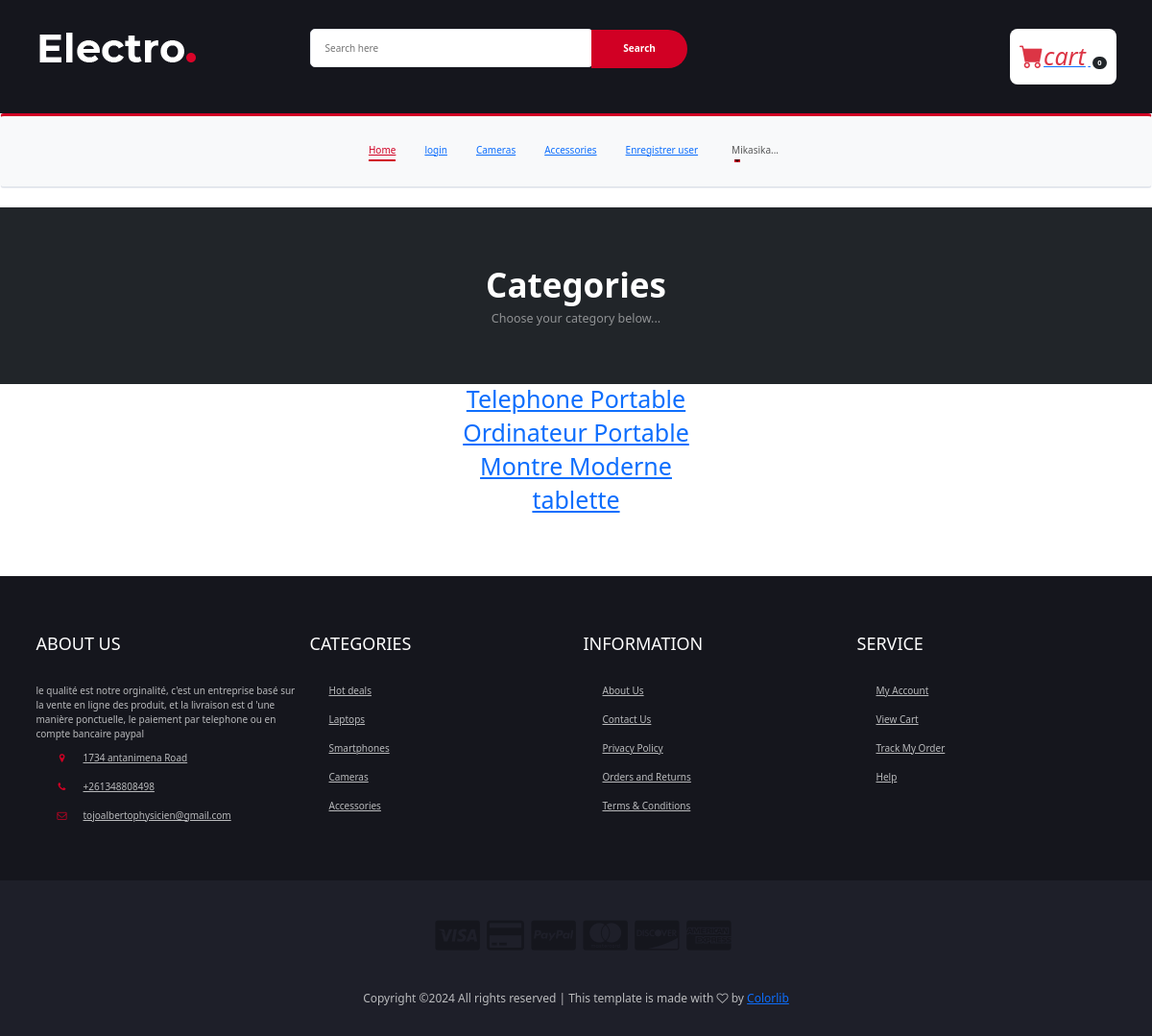
The app's page /category_summary/ with its own data.
### store/models.py (models this page shows)
class Category(models.Model):
	name=models.CharField(max_length=255)
	def  __str__(self):
		return self.name
	class Meta:
		verbose_name_plural='Categories'

### store/views.py (the view)
# urls.py: path('category_summary/',views.category_summary,name='category_summary'),
def category_summary(request):
	categories=Category.objects.all()
	return render(request,'category_summary.html',{'categories':categories})
	return redirect('home')

### cart/cart.py (called while the page is built)
	def __len__(self):
		return len(self.cart)

### cart/context_processors.py (called while the page is built)
def cart(request):
	return {'cart':Cart(request)}

### store/templates/category_summary.html
{% extends 'index.html' %}
{% block content %}
<header class="bg-dark py-5">
    <div class="container px-4 px-lg-5 my-5">
        <div class="text-center text-white">
            <h1 class="display-4 fw-bolder">Categories</h1>
             <p class="lead fw-normal text-white-50 mb-0">Choose your category below...</p>
        </div>
    </div>
</header>
<div class="container">
	<div class="row">
		<center>
			<div class="col-8">
				{% for category in categories %}
					<h1><a href="{% url 'category' category %}">{{category}}</a></h1>
				{% endfor %}
				<br><br><br><br>
			</div>
		</center>
	</div>
</div>
{% endblock %}

### static/css/style.css (style rules this page uses)
body { font-family: 'Montserrat', sans-serif; font-weight: 400; color: #333; }
h1, h2, h3, h4, h5, h6 { color: #2B2D42; font-weight: 700; margin: 0 0 10px; }
a { color: #2B2D42; font-weight: 500; -webkit-transition: 0.2s color; transition: 0.2s color; }

### records on screen
Category: name "Telephone Portable"
Category: name "Ordinateur Portable"
Category: name "Montre Moderne"
Category: name "tablette"

### other values on screen
{{ cart|length }} "0"
